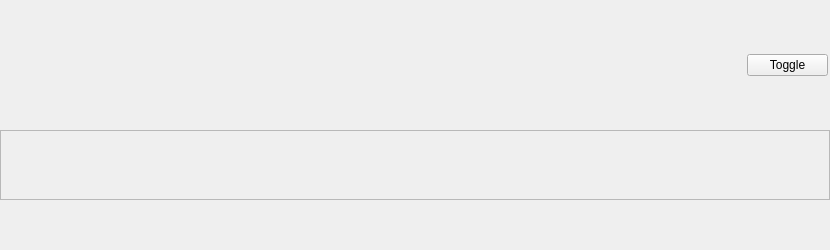
<?xml version="1.0" encoding="UTF-8"?>
<ui version="4.0">
 <class>TableRow</class>
 <widget class="QWidget" name="TableRow">
  <property name="geometry">
   <rect>
    <x>0</x>
    <y>0</y>
    <width>830</width>
    <height>250</height>
   </rect>
  </property>
  <property name="windowTitle">
   <string>Form</string>
  </property>
  <property name="styleSheet">
   <string notr="true">#summary {
	background-color: rgb(255, 255, 255);
}
#summary &gt; * {
	border: 1px solid black;
	border-left: 0px;
	border-top: 0px;
}
#details {
	border: 1px solid black;
	border-top: 0px;
    border-left: 0px;
}
#scrollArea {
    border: 1px solid black;
	border-top: 0px;
	border-left: 0px;
}</string>
  </property>
  <layout class="QVBoxLayout" name="verticalLayout">
   <property name="spacing">
    <number>0</number>
   </property>
   <property name="leftMargin">
    <number>0</number>
   </property>
   <property name="topMargin">
    <number>0</number>
   </property>
   <property name="rightMargin">
    <number>0</number>
   </property>
   <property name="bottomMargin">
    <number>0</number>
   </property>
   <item>
    <widget class="QWidget" name="summary" native="true">
     <property name="sizePolicy">
      <sizepolicy hsizetype="Preferred" vsizetype="Fixed">
       <horstretch>0</horstretch>
       <verstretch>0</verstretch>
      </sizepolicy>
     </property>
     <property name="minimumSize">
      <size>
       <width>0</width>
       <height>30</height>
      </size>
     </property>
     <widget class="QLabel" name="lblIncurred">
      <property name="geometry">
       <rect>
        <x>0</x>
        <y>0</y>
        <width>100</width>
        <height>30</height>
       </rect>
      </property>
      <property name="font">
       <font>
        <pointsize>10</pointsize>
       </font>
      </property>
      <property name="autoFillBackground">
       <bool>false</bool>
      </property>
      <property name="text">
       <string/>
      </property>
      <property name="textFormat">
       <enum>Qt::AutoText</enum>
      </property>
     </widget>
     <widget class="QLabel" name="lblConfirmed">
      <property name="geometry">
       <rect>
        <x>100</x>
        <y>0</y>
        <width>100</width>
        <height>30</height>
       </rect>
      </property>
      <property name="font">
       <font>
        <pointsize>10</pointsize>
       </font>
      </property>
      <property name="autoFillBackground">
       <bool>false</bool>
      </property>
      <property name="text">
       <string/>
      </property>
      <property name="textFormat">
       <enum>Qt::AutoText</enum>
      </property>
     </widget>
     <widget class="QLabel" name="lblBrief">
      <property name="geometry">
       <rect>
        <x>200</x>
        <y>0</y>
        <width>326</width>
        <height>30</height>
       </rect>
      </property>
      <property name="font">
       <font>
        <pointsize>10</pointsize>
       </font>
      </property>
      <property name="autoFillBackground">
       <bool>false</bool>
      </property>
      <property name="text">
       <string/>
      </property>
      <property name="textFormat">
       <enum>Qt::AutoText</enum>
      </property>
     </widget>
     <widget class="QLabel" name="lblAmount">
      <property name="geometry">
       <rect>
        <x>526</x>
        <y>0</y>
        <width>110</width>
        <height>30</height>
       </rect>
      </property>
      <property name="font">
       <font>
        <pointsize>10</pointsize>
       </font>
      </property>
      <property name="autoFillBackground">
       <bool>false</bool>
      </property>
      <property name="text">
       <string/>
      </property>
      <property name="textFormat">
       <enum>Qt::AutoText</enum>
      </property>
     </widget>
     <widget class="QLabel" name="lblBalance">
      <property name="geometry">
       <rect>
        <x>636</x>
        <y>0</y>
        <width>110</width>
        <height>30</height>
       </rect>
      </property>
      <property name="font">
       <font>
        <pointsize>10</pointsize>
       </font>
      </property>
      <property name="autoFillBackground">
       <bool>false</bool>
      </property>
      <property name="text">
       <string/>
      </property>
      <property name="textFormat">
       <enum>Qt::AutoText</enum>
      </property>
     </widget>
     <widget class="QWidget" name="actions" native="true">
      <property name="geometry">
       <rect>
        <x>746</x>
        <y>0</y>
        <width>83</width>
        <height>30</height>
       </rect>
      </property>
      <property name="sizePolicy">
       <sizepolicy hsizetype="Preferred" vsizetype="Fixed">
        <horstretch>0</horstretch>
        <verstretch>0</verstretch>
       </sizepolicy>
      </property>
      <property name="autoFillBackground">
       <bool>false</bool>
      </property>
      <layout class="QHBoxLayout" name="horizontalLayout">
       <property name="spacing">
        <number>0</number>
       </property>
       <property name="leftMargin">
        <number>1</number>
       </property>
       <property name="topMargin">
        <number>1</number>
       </property>
       <property name="rightMargin">
        <number>1</number>
       </property>
       <property name="bottomMargin">
        <number>1</number>
       </property>
       <item>
        <widget class="QPushButton" name="toggle">
         <property name="text">
          <string>Toggle</string>
         </property>
        </widget>
       </item>
      </layout>
     </widget>
    </widget>
   </item>
   <item>
    <widget class="QWidget" name="details" native="true">
     <property name="sizePolicy">
      <sizepolicy hsizetype="Preferred" vsizetype="Fixed">
       <horstretch>0</horstretch>
       <verstretch>0</verstretch>
      </sizepolicy>
     </property>
     <layout class="QVBoxLayout" name="vlDetails">
      <property name="spacing">
       <number>0</number>
      </property>
      <property name="leftMargin">
       <number>0</number>
      </property>
      <property name="topMargin">
       <number>0</number>
      </property>
      <property name="rightMargin">
       <number>0</number>
      </property>
      <property name="bottomMargin">
       <number>0</number>
      </property>
      <item>
       <widget class="QScrollArea" name="scrollArea">
        <property name="sizePolicy">
         <sizepolicy hsizetype="Expanding" vsizetype="Maximum">
          <horstretch>0</horstretch>
          <verstretch>0</verstretch>
         </sizepolicy>
        </property>
        <property name="maximumSize">
         <size>
          <width>16777215</width>
          <height>100</height>
         </size>
        </property>
        <property name="frameShape">
         <enum>QFrame::StyledPanel</enum>
        </property>
        <property name="widgetResizable">
         <bool>true</bool>
        </property>
        <widget class="QWidget" name="scrollAreaWidgetContents">
         <property name="geometry">
          <rect>
           <x>0</x>
           <y>0</y>
           <width>829</width>
           <height>26</height>
          </rect>
         </property>
         <property name="sizePolicy">
          <sizepolicy hsizetype="Preferred" vsizetype="Fixed">
           <horstretch>0</horstretch>
           <verstretch>0</verstretch>
          </sizepolicy>
         </property>
         <layout class="QVBoxLayout" name="vlNotes">
          <property name="spacing">
           <number>0</number>
          </property>
          <property name="leftMargin">
           <number>5</number>
          </property>
          <property name="topMargin">
           <number>5</number>
          </property>
          <property name="rightMargin">
           <number>5</number>
          </property>
          <property name="bottomMargin">
           <number>5</number>
          </property>
          <item>
           <widget class="QLabel" name="lblNotes">
            <property name="sizePolicy">
             <sizepolicy hsizetype="Preferred" vsizetype="Fixed">
              <horstretch>0</horstretch>
              <verstretch>0</verstretch>
             </sizepolicy>
            </property>
            <property name="wordWrap">
             <bool>true</bool>
            </property>
           </widget>
          </item>
         </layout>
        </widget>
       </widget>
      </item>
     </layout>
    </widget>
   </item>
  </layout>
 </widget>
 <resources/>
 <connections/>
</ui>
